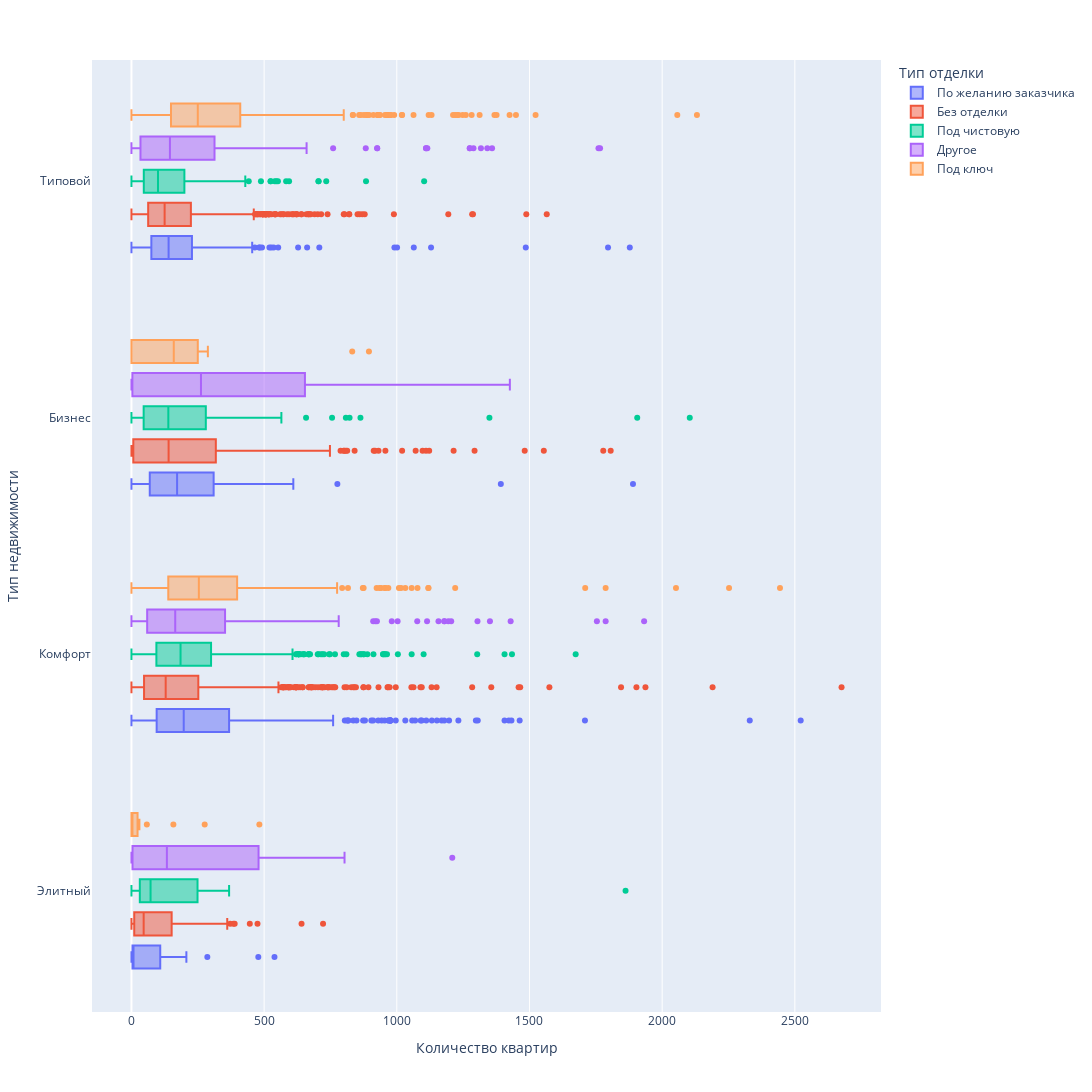

Notebook source saved alongside this figure:
### Code cell
fig = px.box(data_clean, x='Количество квартир', y='Тип недвижимости', color='Тип отделки', width=1200, height=1200)
fig.show()

### Figure 1 — Plotly figure (JSON) as saved in the notebook; plotly's stock layout.template omitted (floating-point values rounded to 4 significant figures; data arrays with more than 128 entries replaced by an {"elided": "..."} marker saying what was removed)
{"data": [{"alignmentgroup": "True", "hovertemplate": "Тип отделки=По желанию заказчика<br>Количество квартир=%{x}<br>Тип недвижимости=%{y}<extra></extra>", "legendgroup": "По желанию заказчика", "marker": {"color": "#636efa"}, "name": "По желанию заказчика", "notched": false, "offsetgroup": "По желанию заказчика", "orientation": "h", "showlegend": true, "type": "box", "x": {"elided": "941 int values"}, "x0": " ", "xaxis": "x", "y": {"elided": "941 str values"}, "y0": " ", "yaxis": "y"}, {"alignmentgroup": "True", "hovertemplate": "Тип отделки=Без отделки<br>Количество квартир=%{x}<br>Тип недвижимости=%{y}<extra></extra>", "legendgroup": "Без отделки", "marker": {"color": "#EF553B"}, "name": "Без отделки", "notched": false, "offsetgroup": "Без отделки", "orientation": "h", "showlegend": true, "type": "box", "x": {"elided": "3346 int values"}, "x0": " ", "xaxis": "x", "y": {"elided": "3346 str values"}, "y0": " ", "yaxis": "y"}, {"alignmentgroup": "True", "hovertemplate": "Тип отделки=Под чистовую<br>Количество квартир=%{x}<br>Тип недвижимости=%{y}<extra></extra>", "legendgroup": "Под чистовую", "marker": {"color": "#00cc96"}, "name": "Под чистовую", "notched": false, "offsetgroup": "Под чистовую", "orientation": "h", "showlegend": true, "type": "box", "x": {"elided": "1386 int values"}, "x0": " ", "xaxis": "x", "y": {"elided": "1386 str values"}, "y0": " ", "yaxis": "y"}, {"alignmentgroup": "True", "hovertemplate": "Тип отделки=Другое<br>Количество квартир=%{x}<br>Тип недвижимости=%{y}<extra></extra>", "legendgroup": "Другое", "marker": {"color": "#ab63fa"}, "name": "Другое", "notched": false, "offsetgroup": "Другое", "orientation": "h", "showlegend": true, "type": "box", "x": {"elided": "752 int values"}, "x0": " ", "xaxis": "x", "y": {"elided": "752 str values"}, "y0": " ", "yaxis": "y"}, {"alignmentgroup": "True", "hovertemplate": "Тип отделки=Под ключ<br>Количество квартир=%{x}<br>Тип недвижимости=%{y}<extra></extra>", "legendgroup": "Под ключ", "marker": {"color": "#FFA15A"}, "name": "Под ключ", "notched": false, "offsetgroup": "Под ключ", "orientation": "h", "showlegend": true, "type": "box", "x": {"elided": "1002 int values"}, "x0": " ", "xaxis": "x", "y": {"elided": "1002 str values"}, "y0": " ", "yaxis": "y"}], "layout": {"boxmode": "group", "height": 1200, "legend": {"title": {"text": "Тип отделки"}, "tracegroupgap": 0}, "margin": {"t": 60}, "width": 1200, "xaxis": {"anchor": "y", "domain": [0, 1], "title": {"text": "Количество квартир"}}, "yaxis": {"anchor": "x", "domain": [0, 1], "title": {"text": "Тип недвижимости"}}}}
